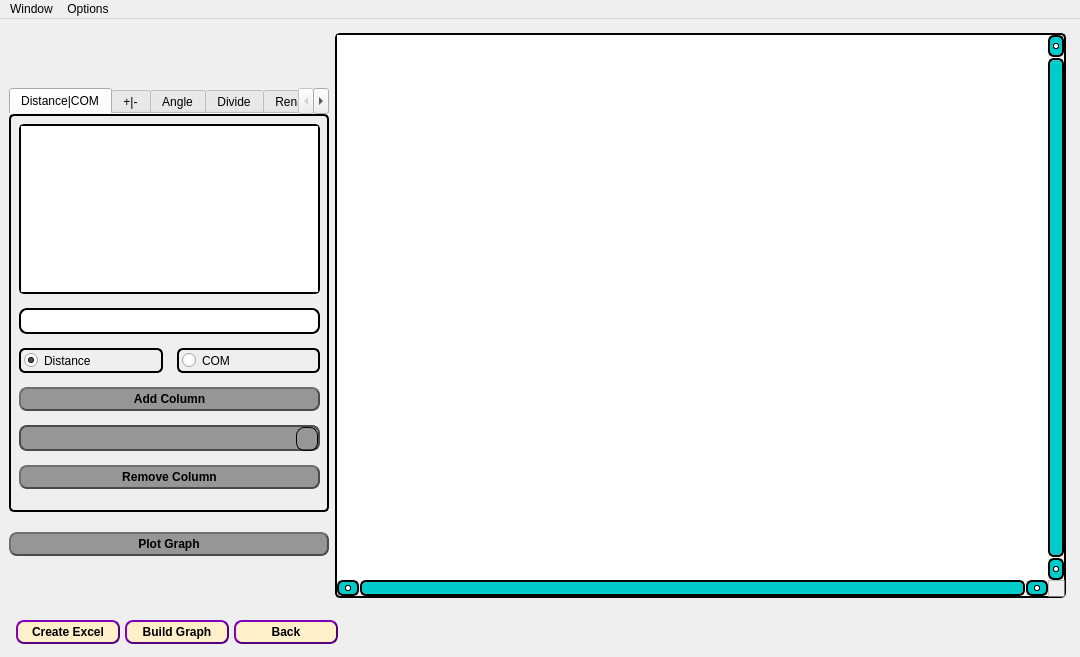
<?xml version="1.0" encoding="UTF-8"?>
<ui version="4.0">
 <class>VRProcessing</class>
 <widget class="QMainWindow" name="VRProcessing">
  <property name="geometry">
   <rect>
    <x>0</x>
    <y>0</y>
    <width>1080</width>
    <height>657</height>
   </rect>
  </property>
  <property name="font">
   <font>
    <family>Times New Roman</family>
    <pointsize>10</pointsize>
   </font>
  </property>
  <property name="windowTitle">
   <string>VaspReader (Processing Window)</string>
  </property>
  <property name="windowIcon">
   <iconset resource="Resource.qrc">
    <normaloff>:/VRlogo/VR-logo.ico</normaloff>:/VRlogo/VR-logo.ico</iconset>
  </property>
  <property name="styleSheet">
   <string notr="true">QLineEdit{
  border-radius: 8px;
  border: 2px solid #000000;
  padding: 3px 3px;
}
QLineEdit:focus {
  border: 3px solid rgb(75, 75, 75);
}
QLineEdit:disabled {
border-radius: 8px;
padding: 3px 3px;  
border: 2px solid rgb(75, 75, 75);
background-color:rgb(150, 150, 150);
}
QLineEdit::placeholder {
  color: #000000;
}
QPushButton {
  background-color: rgb(255, 240, 202);
  color: black;
  font-weight: 600;
  border-radius: 8px;
  border: 2px solid rgb(85, 0, 127);
  border-style: outset;
  padding: 3px 3px;
  margin-top: 0px;
  outline: 0px;
}
QPushButton:disabled {
border-radius: 8px;
padding: 3px 3px;
color: black;
font-weight: 600;
border-radius: 8px;
border: 2px solid rgb(75, 75, 75);
background-color:rgb(150, 150, 150);
margin-top: 0px;
outline: 0px;
border-style: outset;
}
QPushButton:hover {
  background-color: rgb(255, 212, 137);
  border: 1px solid #000000;
  border-style: outset;
}
QPushButton:pressed {
background-color: white;
border: 3px solid #000000
}
QComboBox {
  border-radius: 8px;
  border: 2px solid #000000;
  padding: 3px 3px;
}
QComboBox:disabled {
border-radius: 8px;
padding: 3px 3px;
border-radius: 8px;
border: 2px solid rgb(75, 75, 75);
background-color:rgb(150, 150, 150);
}
QComboBox::drop-down {
  width: 18px;
  height:22px;
  padding: 0px 1px;
  border: 1px solid #000000;
  border-radius: 8px;
}
QComboBox::down-arrow {
  image: url(:/down-arrow_ico/down-arrow.ico);
  width: 18px;
  height:22px;
}
QComboBox::down-arrow:hover {
    width: 18px;
    height:22px;
    padding: 0px 1px;
    border: 1px solid #000000;
    border-radius: 8px;
	background-color: rgb(255, 229, 162);
}
QComboBox::down-arrow:pressed {
    width: 18px;
    height:22px;
    padding: 0px 1px;
    border: 0px solid #000000;
    border-radius: 8px;
	background-color: rgb(255, 232, 216);
}
QComboBox:pressed {
	background-color: rgb(255, 250, 237);
}
QFrame{
  border: 2px solid #000000;
  border-radius: 5px;
}
QLabel{
background-color: rgb(255, 240, 202);
color: black;
font-weight: 600;
height:28px;}
QCheckBox{
  border-radius: 6px;
  border: 2px solid #000000;
  padding: 3px 3px;
}
QRadioButton{
  border-radius: 6px;
  border: 2px solid #000000;
  padding: 3px 3px;
}

QScrollBar:vertical {
    border-radius: 6px;
    border: 2px solid rgb(0, 0, 0);
	color: rgb(0, 0, 0);
    background: rgb(182, 182, 182);
    width: 16px;
    margin: 23px 0 23px 0;
}
QScrollBar::handle:vertical {
    background: rgb(0, 203, 203);
    min-height: 18px;
    border-radius: 5px;
}
QScrollBar::handle:hover:vertical {
    background: rgb(255, 255, 255);
}
QScrollBar::add-line:vertical {
    border: 1.5px solid rgb(0, 0, 0);
    border-radius: 6px;
    background: rgb(0, 203, 203);
    height: 18px;
    subcontrol-position: bottom;
    subcontrol-origin: margin;
}
QScrollBar::sub-line:vertical {
    border: 1.5px solid rgb(0, 0, 0);
    border-radius: 6px;
    background: rgb(0, 203, 203);
    height: 18px;
    subcontrol-position: top;
    subcontrol-origin: margin;
}
QScrollBar::add-line:hover:vertical, QScrollBar::sub-line:hover:vertical {
    background: rgb(255, 255, 255);
}
QScrollBar::up-arrow:vertical, QScrollBar::down-arrow:vertical {
    border: 1px solid rgb(0, 0, 0);
    border-radius: 2px;
    width: 3.5px;
    height: 3.5px;
    background: rgb(255, 255, 255);
}
QScrollBar::up-arrow:vertical:hover, QScrollBar::down-arrow:vertical:hover {
    background: rgb(0, 203, 203);
}

QScrollBar::add-page:vertical, QScrollBar::sub-page:vertical {
    background: none;
}

QScrollBar:horizontal {
    border-radius: 6px;
    border: 2px solid rgb(0, 0, 0);
	color: rgb(0, 0, 0);
    background: rgb(182, 182, 182);
    height: 16px;
    margin: 0 23px 0 23px;
}
QScrollBar::handle:horizontal {
    background: rgb(0, 203, 203);
    min-width: 18px;
    border-radius: 5px;
}
QScrollBar::handle:hover:horizontal {
    background: rgb(255, 255, 255);
}
QScrollBar::add-line:horizontal {
    border: 1.5px solid rgb(0, 0, 0);
    border-radius: 6px;
    background: rgb(0, 203, 203);
    width: 18px;
    subcontrol-position: right;
    subcontrol-origin: margin;
}
QScrollBar::sub-line:horizontal {
    border: 1.5px solid rgb(0, 0, 0);
    border-radius: 6px;
    background: rgb(0, 203, 203);
    width: 18px;
    subcontrol-position: left;
    subcontrol-origin: margin;
}
QScrollBar::add-line:hover:horizontal, QScrollBar::sub-line:hover:horizontal {
    background: rgb(255, 255, 255);
}
QScrollBar::left-arrow:horizontal, QScrollBar::right-arrow:horizontal {
    border: 1px solid rgb(0, 0, 0);
    border-radius: 2px;
    width: 3.5px;
    height: 3.5px;
    background: rgb(255, 255, 255);
}
QScrollBar::left-arrow:horizontal:hover, QScrollBar::right-arrow:horizontal:hover {
    background: rgb(0, 203, 203);
}

QScrollBar::add-page:horizontal, QScrollBar::sub-page:horizontal {
    background: none;
}</string>
  </property>
  <widget class="QWidget" name="MainProcessingWidget">
   <layout class="QVBoxLayout" name="verticalLayout">
    <property name="spacing">
     <number>5</number>
    </property>
    <property name="leftMargin">
     <number>0</number>
    </property>
    <property name="topMargin">
     <number>5</number>
    </property>
    <property name="rightMargin">
     <number>5</number>
    </property>
    <property name="bottomMargin">
     <number>5</number>
    </property>
    <item>
     <widget class="QWidget" name="CentralWidget" native="true">
      <layout class="QHBoxLayout" name="horizontalLayout" stretch="8,18">
       <property name="spacing">
        <number>6</number>
       </property>
       <property name="leftMargin">
        <number>9</number>
       </property>
       <item>
        <widget class="QWidget" name="LeftCentralWidget" native="true">
         <property name="sizePolicy">
          <sizepolicy hsizetype="Fixed" vsizetype="Fixed">
           <horstretch>0</horstretch>
           <verstretch>0</verstretch>
          </sizepolicy>
         </property>
         <property name="minimumSize">
          <size>
           <width>320</width>
           <height>500</height>
          </size>
         </property>
         <layout class="QVBoxLayout" name="verticalLayout_2" stretch="1,30,1,0">
          <property name="leftMargin">
           <number>0</number>
          </property>
          <property name="topMargin">
           <number>9</number>
          </property>
          <property name="rightMargin">
           <number>0</number>
          </property>
          <item>
           <spacer name="LeftCentralVSpacer1">
            <property name="orientation">
             <enum>Qt::Vertical</enum>
            </property>
            <property name="sizeHint" stdset="0">
             <size>
              <width>20</width>
              <height>40</height>
             </size>
            </property>
           </spacer>
          </item>
          <item>
           <widget class="QTabWidget" name="ProcessingTab">
            <property name="tabShape">
             <enum>QTabWidget::Rounded</enum>
            </property>
            <property name="currentIndex">
             <number>0</number>
            </property>
            <property name="documentMode">
             <bool>true</bool>
            </property>
            <widget class="QWidget" name="DC">
             <attribute name="title">
              <string>Distance|COM</string>
             </attribute>
             <widget class="QWidget" name="verticalLayoutWidget">
              <property name="geometry">
               <rect>
                <x>0</x>
                <y>0</y>
                <width>321</width>
                <height>391</height>
               </rect>
              </property>
              <layout class="QVBoxLayout" name="DCVLayout" stretch="2,0,0,0,0,0">
               <property name="spacing">
                <number>14</number>
               </property>
               <property name="leftMargin">
                <number>8</number>
               </property>
               <property name="topMargin">
                <number>8</number>
               </property>
               <property name="rightMargin">
                <number>12</number>
               </property>
               <property name="bottomMargin">
                <number>18</number>
               </property>
               <item>
                <widget class="QListWidget" name="DCList">
                 <property name="selectionMode">
                  <enum>QAbstractItemView::MultiSelection</enum>
                 </property>
                </widget>
               </item>
               <item>
                <widget class="QLineEdit" name="DCSelected">
                 <property name="enabled">
                  <bool>true</bool>
                 </property>
                 <property name="readOnly">
                  <bool>true</bool>
                 </property>
                </widget>
               </item>
               <item>
                <layout class="QHBoxLayout" name="DCRadioLayout" stretch="1,1">
                 <item>
                  <widget class="QRadioButton" name="DistanceRadio">
                   <property name="text">
                    <string>Distance</string>
                   </property>
                   <property name="checked">
                    <bool>true</bool>
                   </property>
                  </widget>
                 </item>
                 <item>
                  <widget class="QRadioButton" name="COMRadio">
                   <property name="text">
                    <string>COM</string>
                   </property>
                  </widget>
                 </item>
                </layout>
               </item>
               <item>
                <widget class="QPushButton" name="DCAddCol">
                 <property name="enabled">
                  <bool>false</bool>
                 </property>
                 <property name="text">
                  <string>Add Column</string>
                 </property>
                </widget>
               </item>
               <item>
                <widget class="QComboBox" name="DCAdded">
                 <property name="enabled">
                  <bool>false</bool>
                 </property>
                </widget>
               </item>
               <item>
                <widget class="QPushButton" name="DCRemoveCol">
                 <property name="enabled">
                  <bool>false</bool>
                 </property>
                 <property name="text">
                  <string>Remove Column</string>
                 </property>
                </widget>
               </item>
              </layout>
             </widget>
            </widget>
            <widget class="QWidget" name="PM">
             <attribute name="title">
              <string>+|-</string>
             </attribute>
             <widget class="QWidget" name="verticalLayoutWidget_5">
              <property name="geometry">
               <rect>
                <x>0</x>
                <y>0</y>
                <width>321</width>
                <height>391</height>
               </rect>
              </property>
              <layout class="QVBoxLayout" name="PMVLayout" stretch="2,0,0,0,0,0">
               <property name="spacing">
                <number>14</number>
               </property>
               <property name="leftMargin">
                <number>8</number>
               </property>
               <property name="topMargin">
                <number>8</number>
               </property>
               <property name="rightMargin">
                <number>12</number>
               </property>
               <property name="bottomMargin">
                <number>18</number>
               </property>
               <item>
                <widget class="QListWidget" name="PMList">
                 <property name="selectionMode">
                  <enum>QAbstractItemView::MultiSelection</enum>
                 </property>
                </widget>
               </item>
               <item>
                <widget class="QLineEdit" name="PMSelected">
                 <property name="enabled">
                  <bool>true</bool>
                 </property>
                 <property name="readOnly">
                  <bool>true</bool>
                 </property>
                </widget>
               </item>
               <item>
                <layout class="QHBoxLayout" name="PMRadioLayout" stretch="1,1">
                 <item>
                  <widget class="QRadioButton" name="PlusRadio">
                   <property name="text">
                    <string>+</string>
                   </property>
                   <property name="checked">
                    <bool>true</bool>
                   </property>
                  </widget>
                 </item>
                 <item>
                  <widget class="QRadioButton" name="MinusRadio">
                   <property name="text">
                    <string>-</string>
                   </property>
                  </widget>
                 </item>
                </layout>
               </item>
               <item>
                <widget class="QPushButton" name="PMAddCol">
                 <property name="enabled">
                  <bool>false</bool>
                 </property>
                 <property name="text">
                  <string>Add Column</string>
                 </property>
                </widget>
               </item>
               <item>
                <widget class="QComboBox" name="PMAdded">
                 <property name="enabled">
                  <bool>false</bool>
                 </property>
                </widget>
               </item>
               <item>
                <widget class="QPushButton" name="PMRemoveCol">
                 <property name="enabled">
                  <bool>false</bool>
                 </property>
                 <property name="text">
                  <string>Remove Column</string>
                 </property>
                </widget>
               </item>
              </layout>
             </widget>
            </widget>
            <widget class="QWidget" name="Angle">
             <attribute name="title">
              <string>Angle</string>
             </attribute>
             <widget class="QWidget" name="verticalLayoutWidget_2">
              <property name="geometry">
               <rect>
                <x>0</x>
                <y>0</y>
                <width>321</width>
                <height>391</height>
               </rect>
              </property>
              <layout class="QVBoxLayout" name="AngleVLayout" stretch="2,0,0,0,0,0">
               <property name="spacing">
                <number>14</number>
               </property>
               <property name="leftMargin">
                <number>8</number>
               </property>
               <property name="topMargin">
                <number>8</number>
               </property>
               <property name="rightMargin">
                <number>12</number>
               </property>
               <property name="bottomMargin">
                <number>18</number>
               </property>
               <item>
                <widget class="QListWidget" name="AngleList">
                 <property name="selectionMode">
                  <enum>QAbstractItemView::MultiSelection</enum>
                 </property>
                </widget>
               </item>
               <item>
                <widget class="QLineEdit" name="AngleSelected">
                 <property name="enabled">
                  <bool>true</bool>
                 </property>
                 <property name="readOnly">
                  <bool>true</bool>
                 </property>
                </widget>
               </item>
               <item>
                <layout class="QHBoxLayout" name="AnglePlaneSelectLayout" stretch="0,0,0">
                 <item>
                  <widget class="QRadioButton" name="AnglePlaneXY">
                   <property name="text">
                    <string>xy</string>
                   </property>
                   <property name="checked">
                    <bool>true</bool>
                   </property>
                  </widget>
                 </item>
                 <item>
                  <widget class="QRadioButton" name="AnglePlaneYZ">
                   <property name="text">
                    <string>yz</string>
                   </property>
                  </widget>
                 </item>
                 <item>
                  <widget class="QRadioButton" name="AnglePlaneZX">
                   <property name="text">
                    <string>zx</string>
                   </property>
                  </widget>
                 </item>
                </layout>
               </item>
               <item>
                <widget class="QPushButton" name="AngleAddCol">
                 <property name="enabled">
                  <bool>false</bool>
                 </property>
                 <property name="text">
                  <string>Add Column</string>
                 </property>
                </widget>
               </item>
               <item>
                <widget class="QComboBox" name="AngleAdded">
                 <property name="enabled">
                  <bool>false</bool>
                 </property>
                </widget>
               </item>
               <item>
                <widget class="QPushButton" name="AngleRemoveCol">
                 <property name="enabled">
                  <bool>false</bool>
                 </property>
                 <property name="text">
                  <string>Remove Column</string>
                 </property>
                </widget>
               </item>
              </layout>
             </widget>
            </widget>
            <widget class="QWidget" name="Divide">
             <attribute name="title">
              <string>Divide</string>
             </attribute>
             <widget class="QWidget" name="verticalLayoutWidget_3">
              <property name="geometry">
               <rect>
                <x>0</x>
                <y>0</y>
                <width>321</width>
                <height>391</height>
               </rect>
              </property>
              <layout class="QVBoxLayout" name="DivideVLayout" stretch="2,0,0,0,0">
               <property name="spacing">
                <number>14</number>
               </property>
               <property name="leftMargin">
                <number>8</number>
               </property>
               <property name="topMargin">
                <number>8</number>
               </property>
               <property name="rightMargin">
                <number>12</number>
               </property>
               <property name="bottomMargin">
                <number>18</number>
               </property>
               <item>
                <widget class="QListWidget" name="DivideList">
                 <property name="selectionMode">
                  <enum>QAbstractItemView::MultiSelection</enum>
                 </property>
                </widget>
               </item>
               <item>
                <widget class="QLineEdit" name="DivideSelected">
                 <property name="enabled">
                  <bool>true</bool>
                 </property>
                 <property name="readOnly">
                  <bool>true</bool>
                 </property>
                </widget>
               </item>
               <item>
                <widget class="QPushButton" name="DivideAddCol">
                 <property name="enabled">
                  <bool>false</bool>
                 </property>
                 <property name="text">
                  <string>Add Column</string>
                 </property>
                </widget>
               </item>
               <item>
                <widget class="QComboBox" name="DivideAdded">
                 <property name="enabled">
                  <bool>false</bool>
                 </property>
                </widget>
               </item>
               <item>
                <widget class="QPushButton" name="DivideRemoveCol">
                 <property name="enabled">
                  <bool>false</bool>
                 </property>
                 <property name="text">
                  <string>Remove Column</string>
                 </property>
                </widget>
               </item>
              </layout>
             </widget>
            </widget>
            <widget class="QWidget" name="Rename">
             <attribute name="title">
              <string>Rename</string>
             </attribute>
             <widget class="QWidget" name="verticalLayoutWidget_4">
              <property name="geometry">
               <rect>
                <x>0</x>
                <y>0</y>
                <width>321</width>
                <height>391</height>
               </rect>
              </property>
              <layout class="QVBoxLayout" name="RenameVLayout" stretch="1,1,1,0,20">
               <property name="spacing">
                <number>14</number>
               </property>
               <property name="leftMargin">
                <number>8</number>
               </property>
               <property name="topMargin">
                <number>8</number>
               </property>
               <property name="rightMargin">
                <number>12</number>
               </property>
               <property name="bottomMargin">
                <number>18</number>
               </property>
               <item>
                <widget class="QComboBox" name="RenameSelect"/>
               </item>
               <item>
                <widget class="QLineEdit" name="RenameLine">
                 <property name="enabled">
                  <bool>false</bool>
                 </property>
                </widget>
               </item>
               <item>
                <widget class="QPushButton" name="RenameButton">
                 <property name="enabled">
                  <bool>false</bool>
                 </property>
                 <property name="text">
                  <string>Rename</string>
                 </property>
                </widget>
               </item>
               <item>
                <spacer name="RenameVSpacer">
                 <property name="orientation">
                  <enum>Qt::Vertical</enum>
                 </property>
                 <property name="sizeHint" stdset="0">
                  <size>
                   <width>20</width>
                   <height>40</height>
                  </size>
                 </property>
                </spacer>
               </item>
               <item>
                <layout class="QHBoxLayout" name="RenameBottomLayout" stretch="1,2,1">
                 <item>
                  <spacer name="RenameHSpacer1">
                   <property name="orientation">
                    <enum>Qt::Horizontal</enum>
                   </property>
                   <property name="sizeHint" stdset="0">
                    <size>
                     <width>40</width>
                     <height>20</height>
                    </size>
                   </property>
                  </spacer>
                 </item>
                 <item>
                  <widget class="QWidget" name="RenameLogoWidget" native="true">
                   <property name="maximumSize">
                    <size>
                     <width>100</width>
                     <height>100</height>
                    </size>
                   </property>
                   <property name="styleSheet">
                    <string notr="true">QWidget{image:url(:/VRlogo/VR-logo.ico);}</string>
                   </property>
                  </widget>
                 </item>
                 <item>
                  <spacer name="RenameHSpacer2">
                   <property name="orientation">
                    <enum>Qt::Horizontal</enum>
                   </property>
                   <property name="sizeHint" stdset="0">
                    <size>
                     <width>40</width>
                     <height>20</height>
                    </size>
                   </property>
                  </spacer>
                 </item>
                </layout>
               </item>
              </layout>
             </widget>
            </widget>
           </widget>
          </item>
          <item>
           <spacer name="LeftCentralVSpacer2">
            <property name="orientation">
             <enum>Qt::Vertical</enum>
            </property>
            <property name="sizeHint" stdset="0">
             <size>
              <width>20</width>
              <height>30</height>
             </size>
            </property>
           </spacer>
          </item>
          <item>
           <widget class="QPushButton" name="PlotGraphButton">
            <property name="enabled">
             <bool>false</bool>
            </property>
            <property name="text">
             <string>Plot Graph</string>
            </property>
           </widget>
          </item>
         </layout>
        </widget>
       </item>
       <item>
        <widget class="QTableView" name="ViewTable">
         <property name="verticalScrollBarPolicy">
          <enum>Qt::ScrollBarAlwaysOn</enum>
         </property>
         <property name="horizontalScrollBarPolicy">
          <enum>Qt::ScrollBarAlwaysOn</enum>
         </property>
         <property name="dragDropMode">
          <enum>QAbstractItemView::NoDragDrop</enum>
         </property>
        </widget>
       </item>
      </layout>
     </widget>
    </item>
    <item>
     <layout class="QHBoxLayout" name="LowerButtonsWidget" stretch="1,1,1,7">
      <property name="leftMargin">
       <number>16</number>
      </property>
      <property name="topMargin">
       <number>8</number>
      </property>
      <property name="rightMargin">
       <number>8</number>
      </property>
      <property name="bottomMargin">
       <number>8</number>
      </property>
      <item>
       <widget class="QPushButton" name="CreateExcel">
        <property name="text">
         <string>Create Excel</string>
        </property>
       </widget>
      </item>
      <item>
       <widget class="QPushButton" name="BuildGraph">
        <property name="text">
         <string>Build Graph</string>
        </property>
       </widget>
      </item>
      <item>
       <widget class="QPushButton" name="Back">
        <property name="text">
         <string>Back</string>
        </property>
       </widget>
      </item>
      <item>
       <spacer name="LowerButtonsWidgetSpacer">
        <property name="orientation">
         <enum>Qt::Horizontal</enum>
        </property>
        <property name="sizeHint" stdset="0">
         <size>
          <width>40</width>
          <height>20</height>
         </size>
        </property>
       </spacer>
      </item>
     </layout>
    </item>
   </layout>
  </widget>
  <widget class="QMenuBar" name="ProcessingMenubar">
   <property name="geometry">
    <rect>
     <x>0</x>
     <y>0</y>
     <width>1080</width>
     <height>22</height>
    </rect>
   </property>
   <widget class="QMenu" name="ProcessingMenuWindow">
    <property name="title">
     <string>Window</string>
    </property>
    <addaction name="AAbout"/>
    <addaction name="separator"/>
    <addaction name="ABack"/>
    <addaction name="separator"/>
    <addaction name="AExit"/>
   </widget>
   <widget class="QMenu" name="ProcessingMenuOptions">
    <property name="title">
     <string>Options</string>
    </property>
    <addaction name="ASelected_atoms"/>
    <addaction name="separator"/>
    <addaction name="ADel_coords_of_sel_atoms"/>
    <addaction name="ADel_energy_of_sel_atoms"/>
    <addaction name="separator"/>
    <addaction name="AOSZICAR"/>
    <addaction name="separator"/>
    <addaction name="AInclude_OSZICAR"/>
   </widget>
   <addaction name="ProcessingMenuWindow"/>
   <addaction name="ProcessingMenuOptions"/>
  </widget>
  <action name="AAbout">
   <property name="text">
    <string>About</string>
   </property>
  </action>
  <action name="ABack">
   <property name="text">
    <string>Back</string>
   </property>
  </action>
  <action name="AExit">
   <property name="text">
    <string>Exit</string>
   </property>
  </action>
  <action name="ADel_coords_of_sel_atoms">
   <property name="checkable">
    <bool>true</bool>
   </property>
   <property name="checked">
    <bool>true</bool>
   </property>
   <property name="text">
    <string>Delete coords</string>
   </property>
  </action>
  <action name="ADel_energy_of_sel_atoms">
   <property name="checkable">
    <bool>true</bool>
   </property>
   <property name="text">
    <string>Delete energy</string>
   </property>
  </action>
  <action name="AInclude_OSZICAR">
   <property name="checkable">
    <bool>true</bool>
   </property>
   <property name="enabled">
    <bool>false</bool>
   </property>
   <property name="text">
    <string>Add to table</string>
   </property>
  </action>
  <action name="APreview_of_table">
   <property name="checkable">
    <bool>true</bool>
   </property>
   <property name="checked">
    <bool>true</bool>
   </property>
   <property name="text">
    <string>Show</string>
   </property>
  </action>
  <action name="ASelected_atoms">
   <property name="enabled">
    <bool>false</bool>
   </property>
   <property name="text">
    <string>Selected atoms</string>
   </property>
  </action>
  <action name="AOSZICAR">
   <property name="enabled">
    <bool>false</bool>
   </property>
   <property name="text">
    <string>OSZICAR</string>
   </property>
  </action>
  <action name="ATable">
   <property name="enabled">
    <bool>false</bool>
   </property>
   <property name="text">
    <string>Table</string>
   </property>
  </action>
 </widget>
 <resources>
  <include location="Resource.qrc"/>
 </resources>
 <connections/>
</ui>
